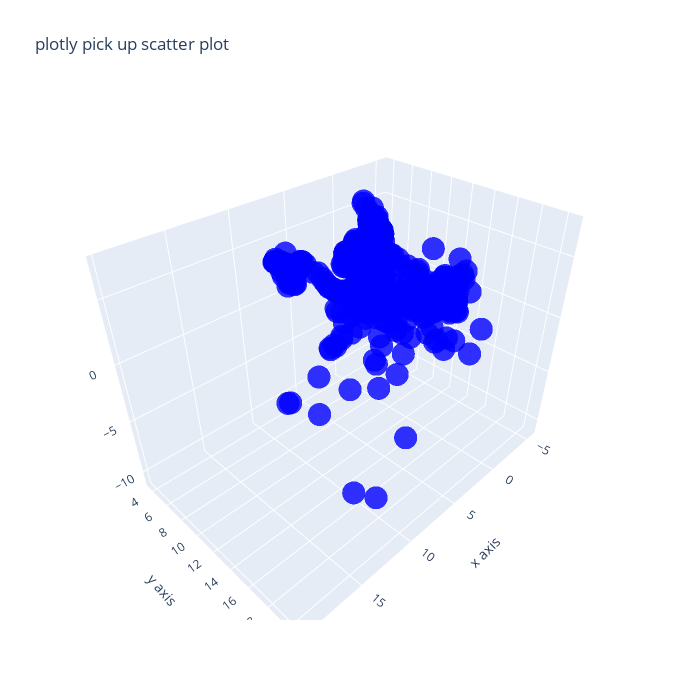

Source (notebook cell):
### Code cell
pickup_plotly = go.Figure()

pickup_plotly.add_trace(go.Scatter3d(
    x=pickup_x,
    y=pickup_y,
    z=pickup_z,
    mode="markers",
    marker=dict(
        size=8,
        color="blue",
        opacity=0.8
    )
))

pickup_plotly.update_layout(
    title="plotly pick up scatter plot",
    scene=dict(
        xaxis_title="x axis",
        yaxis_title="y axis",
        zaxis_title="z axis",
    ),
    width=700,
    height=700,
)

dribble_plotly.write_html("jack_pickup_plot.html")

pickup_plotly.show()

### Figure 1 — Plotly figure (JSON) as saved in the notebook; plotly's stock layout.template omitted (floating-point values rounded to 4 significant figures; data arrays with more than 128 entries replaced by an {"elided": "..."} marker saying what was removed)
{"data": [{"marker": {"color": "blue", "opacity": 0.8, "size": 8}, "mode": "markers", "type": "scatter3d", "x": {"elided": "1385 float values"}, "y": {"elided": "1385 float values"}, "z": {"elided": "1385 float values"}}], "layout": {"height": 700, "scene": {"aspectmode": "auto", "aspectratio": {"x": 1.264, "y": 0.8551, "z": 0.925}, "xaxis": {"title": {"text": "x axis"}, "type": "linear"}, "yaxis": {"title": {"text": "y axis"}, "type": "linear"}, "zaxis": {"title": {"text": "z axis"}, "type": "linear"}}, "title": {"text": "plotly pick up scatter plot"}, "width": 700}}
